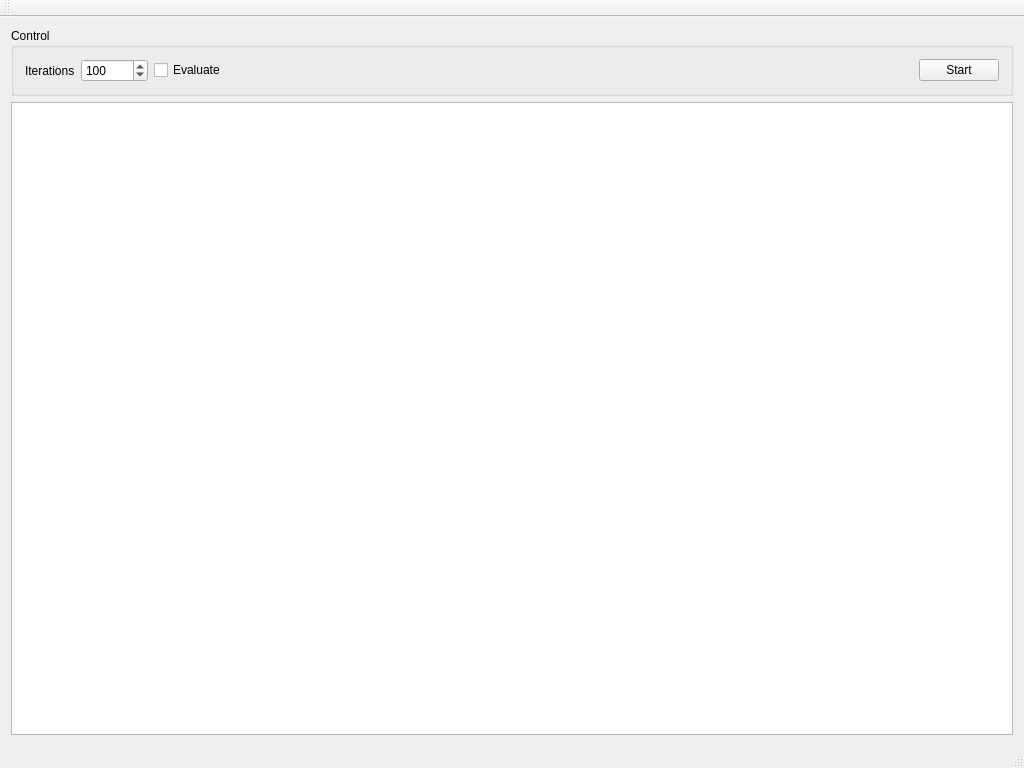
<?xml version="1.0" encoding="UTF-8"?>
<ui version="4.0">
 <class>MainWindow</class>
 <widget class="QMainWindow" name="MainWindow">
  <property name="geometry">
   <rect>
    <x>0</x>
    <y>0</y>
    <width>1024</width>
    <height>768</height>
   </rect>
  </property>
  <property name="windowTitle">
   <string>ContainerBenchmarker</string>
  </property>
  <widget class="QWidget" name="centralWidget">
   <layout class="QVBoxLayout" name="verticalLayout">
    <item>
     <widget class="QGroupBox" name="groupBox_2">
      <property name="sizePolicy">
       <sizepolicy hsizetype="Preferred" vsizetype="Preferred">
        <horstretch>0</horstretch>
        <verstretch>0</verstretch>
       </sizepolicy>
      </property>
      <property name="maximumSize">
       <size>
        <width>16777215</width>
        <height>120</height>
       </size>
      </property>
      <property name="title">
       <string>Control</string>
      </property>
      <layout class="QHBoxLayout" name="horizontalLayout">
       <item>
        <widget class="QLabel" name="label">
         <property name="text">
          <string>Iterations</string>
         </property>
        </widget>
       </item>
       <item>
        <widget class="QSpinBox" name="iterations">
         <property name="maximum">
          <number>100000000</number>
         </property>
         <property name="singleStep">
          <number>100</number>
         </property>
         <property name="value">
          <number>100</number>
         </property>
        </widget>
       </item>
       <item>
        <widget class="QCheckBox" name="evaluate">
         <property name="text">
          <string>Evaluate</string>
         </property>
         <property name="checked">
          <bool>false</bool>
         </property>
        </widget>
       </item>
       <item>
        <spacer name="horizontalSpacer">
         <property name="orientation">
          <enum>Qt::Horizontal</enum>
         </property>
         <property name="sizeHint" stdset="0">
          <size>
           <width>296</width>
           <height>20</height>
          </size>
         </property>
        </spacer>
       </item>
       <item>
        <widget class="QPushButton" name="start">
         <property name="text">
          <string>Start</string>
         </property>
        </widget>
       </item>
      </layout>
     </widget>
    </item>
    <item>
     <widget class="QListWidget" name="resultList"/>
    </item>
   </layout>
  </widget>
  <widget class="QMenuBar" name="menuBar">
   <property name="geometry">
    <rect>
     <x>0</x>
     <y>0</y>
     <width>1024</width>
     <height>21</height>
    </rect>
   </property>
  </widget>
  <widget class="QToolBar" name="mainToolBar">
   <attribute name="toolBarArea">
    <enum>TopToolBarArea</enum>
   </attribute>
   <attribute name="toolBarBreak">
    <bool>false</bool>
   </attribute>
  </widget>
  <widget class="QStatusBar" name="statusBar"/>
 </widget>
 <layoutdefault spacing="6" margin="11"/>
 <resources/>
 <connections>
  <connection>
   <sender>start</sender>
   <signal>clicked()</signal>
   <receiver>MainWindow</receiver>
   <slot>run()</slot>
   <hints>
    <hint type="sourcelabel">
     <x>429</x>
     <y>63</y>
    </hint>
    <hint type="destinationlabel">
     <x>463</x>
     <y>85</y>
    </hint>
   </hints>
  </connection>
 </connections>
 <slots>
  <slot>run()</slot>
 </slots>
</ui>
